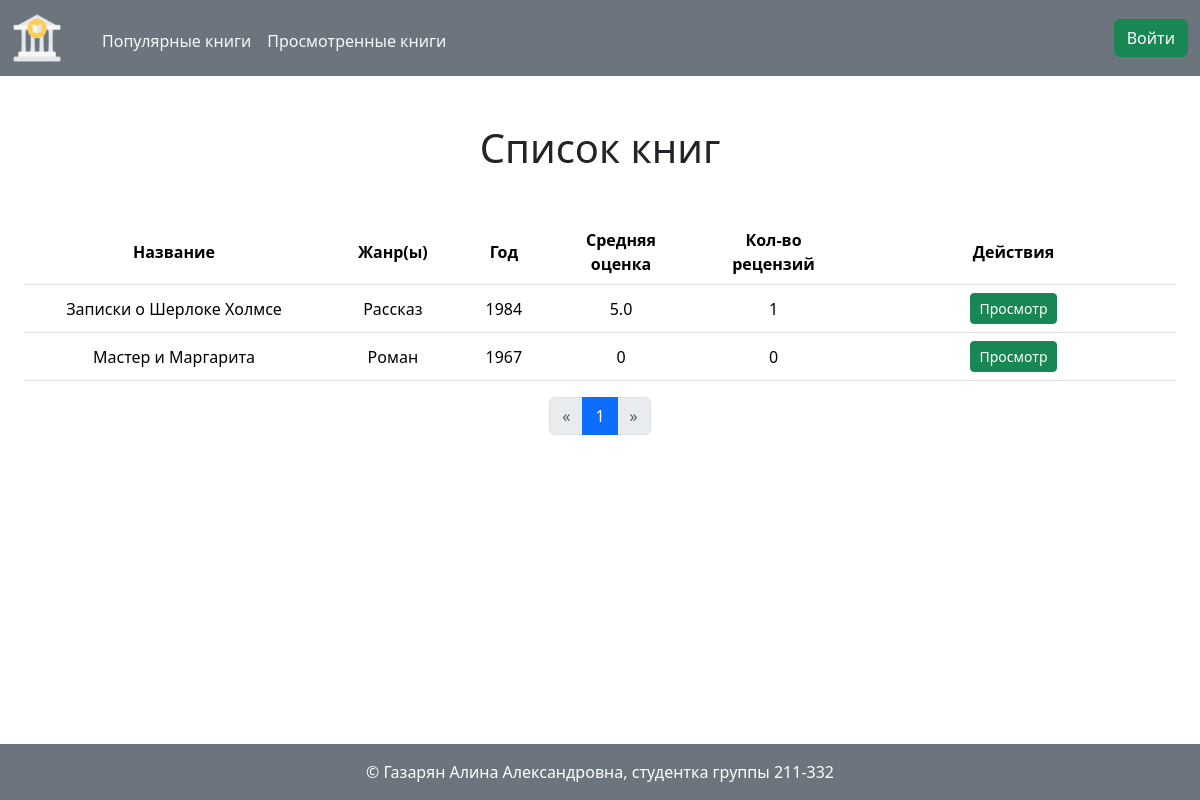
The page / on the database its author committed.
### models.py (models this page shows, shortened)
class Book(db.Model):
    __tablename__='books'
    id: Mapped[int]=mapped_column(primary_key=True)
    name: Mapped[str]=mapped_column(String(100), unique=True)
    short_desc: Mapped[str]=mapped_column(Text, nullable=False)
    year: Mapped[int]=mapped_column(String(10), nullable=False)
    publisher: Mapped[str]=mapped_column(String(100), nullable=False)
    author: Mapped[str]=mapped_column(String(100), nullable=False)
    volume: Mapped[int]=mapped_column(nullable=False)
    cover_id: Mapped[int]=mapped_column(ForeignKey('images.id'))
    review_of_book: Mapped[List['Review']]=relationship(back_populates='book', cascade='all, delete')
    history_of_book: Mapped[List['History']]=relationship(back_populates='book', cascade='all, delete')

class Genre(db.Model):
    __tablename__='genres'
    id: Mapped[int]=mapped_column(primary_key=True)
    name: Mapped[str]=mapped_column(String(100), unique=True, nullable=False)

### app.py (the view)
@app.route('/')
def index():
    page = request.args.get('page', 1, type=int)
    books_list = Book.query.order_by(Book.year.desc())
    pagination = books_list.paginate(page=page, per_page=PER_PAGE)
    books_list = pagination.items
    data = list()
    for book in books_list:
        reviews_list = db.session.query(Review).filter(Review.book_id == book.id).all()
        general_list = db.session.query(LinkTableBookGenre).filter(LinkTableBookGenre.book_id == book.id).all()
        genres = list()
        for item in general_list:
            genre_obj = db.session.query(Genre).filter(Genre.id == item.genre_id).first()
            genres.append(genre_obj.name)
        total_score = 0
        for review in reviews_list:
            total_score += review.mark
        try:
            average_mark = total_score / len(reviews_list)
        except ZeroDivisionError:
            average_mark = 0
        data.append({
            'book_id': book.id,
            'book_name': book.name,
            'genres': ', '.join(genres),
            'book_year': book.year,
            'average_score': average_mark,
            'number_of_reviews': len(reviews_list)
        })
    return render_template(
        'index.html',
        data=data,
        pagination=pagination
    )

### templates/index.html (shortened to what this page needs)
{% extends 'base.html' %}
{% from 'pagination.html' import render_pagination %}
{% block content %}
    <div class="main container-fluid">
        {% if data | length != 0 %}
            <h1 class="my-5">Список книг</h1>
            <div class="container-fluid">
                <table class="table">
                    <thead>
                        <tr>
                            <th class="th-name" scope="col">Название</th>
                            <th scope="col">Жанр(ы)</th>
                            <th scope="col">Год</th>
                            <th class="th-mark" scope="col">Средняя оценка</th>
                            <th class="th-reviews" scope="col">Кол-во рецензий</th>
                            <th scope="col">Действия</th>
                        </tr>
                    </thead>
                    <tbody>
                        {% for item in data %}
                            <tr>
                                <td id="nameOfBook">{{ item.get('book_name') }}</td>
                                <td>{{ item.get('genres') }}</td>
                                <td>{{ item.get('book_year') }}</td>
                                <td>{{ item.get('average_score') }}</td>
                                <td>{{ item.get('number_of_reviews') }}</td>
                                <td class="td-buttons">
                                    <a class="btn btn-success btn-sm" href="{{ url_for('book.show', book_id=item.get('book_id')) }}">Просмотр</a>
                                </td>
                            </tr>
                        {% endfor %}
                    </tbody>
                </table>
            </div>
            {% if 'index' in request.endpoint %}
                <div class="mb-5">
                    {{ render_pagination(pagination, request.endpoint) }}
                </div>
            {% endif %}
        {% else %}
            <h1 class="my-5">Тут пока пусто</h1>
        {% endif %}
    </div>
{% endblock %}

### static/styles.css (style rules this page uses)
.main h1, h3 { text-align: center; }
.th-name { width: 300px; }
.th-mark { width: 150px; }
.th-reviews { width: 155px; }
.td-buttons { width: 325px; }
.table th { text-align: center; vertical-align: middle; }
.table td { text-align: center; vertical-align: middle; }

### rows shown on the page
Book: get "Записки о Шерлоке Холмсе", get "1984"
Genre: get "Рассказ"
Book: get "Мастер и Маргарита", get "1967"
Genre: get "Роман"

### other values the page prints
{{ item.get('average_score') }} "5.0" "0"
{{ item.get('number_of_reviews') }} "1" "0"
{{ page }} "1"
